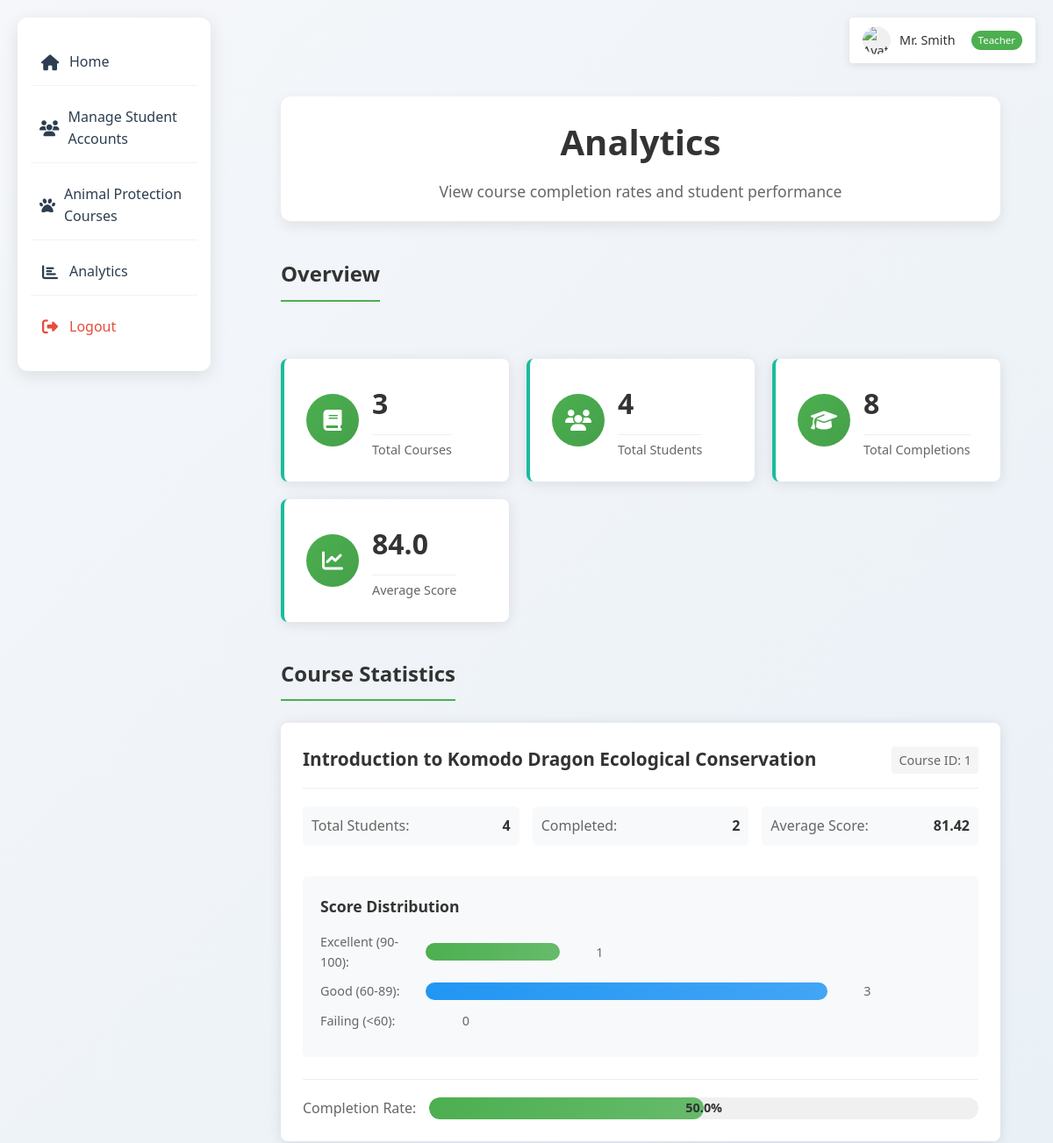
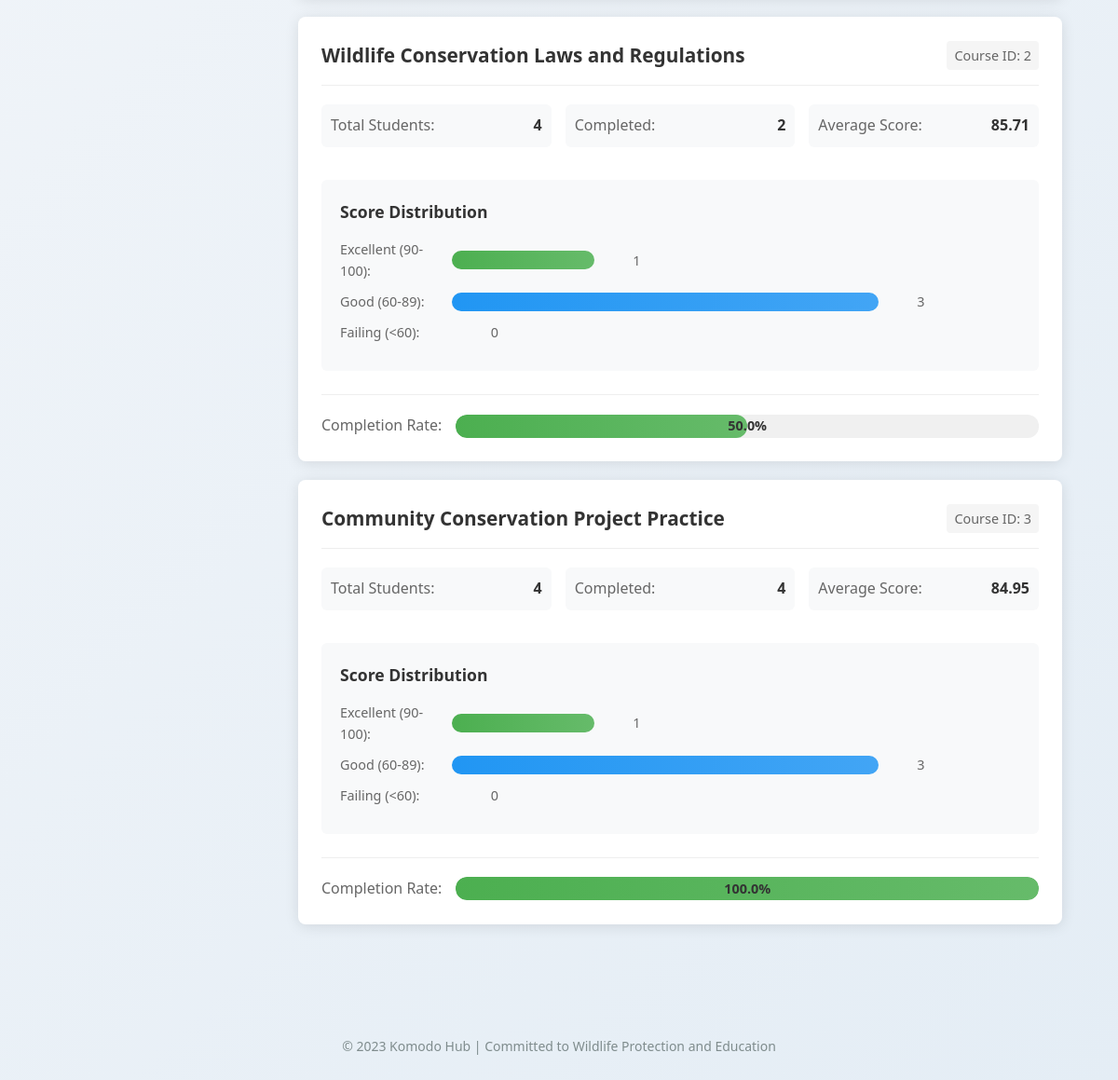
/teacher/analytics (signed in), run on the app's committed database (2 pictures, top to bottom).
### tables this page shows
CREATE TABLE courses (
        id INTEGER PRIMARY KEY AUTOINCREMENT,
        teacher_id INTEGER NOT NULL,
        title TEXT NOT NULL,
        description TEXT,
        created_at TIMESTAMP DEFAULT CURRENT_TIMESTAMP,
        updated_at TIMESTAMP DEFAULT CURRENT_TIMESTAMP,
        FOREIGN KEY (teacher_id) REFERENCES users (id)
    );

### routes/teacher.py (the view)
@teacher_bp.route('/analytics')
def analytics():
    if 'username' not in session or session.get('role') != 'teacher':
        flash('请先登录教师账户。', 'error')
        return redirect(url_for('auth.login'))
    teacher_id = session.get('user_id')
    conn = get_db_connection()
    cursor = conn.cursor()
    try:
        cursor.execute("""
        SELECT
            c.id,
            c.title,
            COUNT(ce.student_id) as total_students,
            COUNT(CASE WHEN ce.status = 'completed' THEN 1 END) as completed_students,
            AVG(ce.score) as average_score,
            COUNT(CASE WHEN ce.score >= 90 THEN 1 END) as excellent_students,
            COUNT(CASE WHEN ce.score >= 60 AND ce.score < 90 THEN 1 END) as good_students,
            COUNT(CASE WHEN ce.score < 60 THEN 1 END) as failing_students
        FROM courses c
        LEFT JOIN course_enrollments ce ON c.id = ce.course_id
        WHERE c.teacher_id = ?
        GROUP BY c.id
        ORDER BY c.created_at DESC
        """, (teacher_id,))
        course_stats = cursor.fetchall()
        cursor.execute("""
        SELECT
            COUNT(DISTINCT c.id) as total_courses,
            COUNT(DISTINCT ce.student_id) as total_students,
            AVG(ce.score) as overall_average_score,
            COUNT(CASE WHEN ce.status = 'completed' THEN 1 END) as total_completions
        FROM courses c
        LEFT JOIN course_enrollments ce ON c.id = ce.course_id
        WHERE c.teacher_id = ?
        """, (teacher_id,))
        overall_stats = cursor.fetchone()
    except Exception as e:
        print(f"获取统计数据错误: {e}")
        course_stats = []
        overall_stats = {
            'total_courses': 0,
            'total_students': 0,
            'overall_average_score': 0,
            'total_completions': 0
        }
    conn.close()
    return render_template('pages/teacher/analytics.html',
                           course_stats=course_stats,
                           overall_stats=overall_stats)

### database/models.py (called while the page is built)
def get_db_connection():
    conn = sqlite3.connect(current_app.config['DATABASE'])
    conn.row_factory = sqlite3.Row
    return conn

### templates/pages/teacher/analytics.html (shortened to what this page needs)
{% extends 'base/base.html' %}
{% block extra_css %}
<link rel="stylesheet" href="{{ url_for('static', filename='css/teacher.css') }}">
{% endblock %}
{% block content %}
<div class="dashboard-container">
    <div class="dashboard-header">
        <h1>Analytics</h1>
        <p>View course completion rates and student performance</p>
    </div>
    <div class="content-section">
        <h2 class="section-title">Overview</h2>
        <div class="stats-overview">
            <div class="stat-card">
                <div class="stat-icon">
                    <i class="fas fa-book"></i>
                </div>
                <div class="stat-content">
                    <h3>{{ overall_stats['total_courses'] or 0 }}</h3>
                    <p>Total Courses</p>
                </div>
            </div>
            <div class="stat-card">
                <div class="stat-icon">
                    <i class="fas fa-users"></i>
                </div>
                <div class="stat-content">
                    <h3>{{ overall_stats['total_students'] or 0 }}</h3>
                    <p>Total Students</p>
                </div>
            </div>
            <div class="stat-card">
                <div class="stat-icon">
                    <i class="fas fa-graduation-cap"></i>
                </div>
                <div class="stat-content">
                    <h3>{{ overall_stats['total_completions'] or 0 }}</h3>
                    <p>Total Completions</p>
                </div>
            </div>
            <div class="stat-card">
                <div class="stat-icon">
                    <i class="fas fa-chart-line"></i>
                </div>
                <div class="stat-content">
                    <h3>{{ "%.1f"|format(overall_stats['overall_average_score'] or 0) }}</h3>
                    <p>Average Score</p>
                </div>
            </div>
        </div>
    </div>
    <div class="content-section">
        <h2 class="section-title">Course Statistics</h2>
        {% if course_stats %}
        <div class="course-analytics-list">
            {% for course in course_stats %}
            <div class="analytics-card">
                <div class="analytics-header">
                    <h3>{{ course['title'] }}</h3>
                    <span class="course-id">Course ID: {{ course['id'] }}</span>
                </div>
                <div class="analytics-content">
                    <div class="stat-row">
                        <div class="stat-item">
                            <span class="stat-label">Total Students:</span>
                            <span class="stat-value">{{ course['total_students'] or 0 }}</span>
                        </div>
                        <div class="stat-item">
                            <span class="stat-label">Completed:</span>
                            <span class="stat-value">{{ course['completed_students'] or 0 }}</span>
                        </div>
                        <div class="stat-item">
                            <span class="stat-label">Average Score:</span>
                            <span class="stat-value">{{ "%.2f"|format(course['average_score'] or 0) }}</span>
                        </div>
                    </div>
                    <div class="score-distribution">
                        <h4>Score Distribution</h4>
                        <div class="distribution-bars">
                            <div class="distribution-item">
                                <span class="dist-label">Excellent (90-100):</span>
                                <div class="dist-bar-container">
                                    <div class="dist-bar excellent" style="width: {{ (course['excellent_students'] / course['total_students'] * 100) if course['total_students'] > 0 else 0 }}%"></div>
                                    <span class="dist-count">{{ course['excellent_students'] or 0 }}</span>
                                </div>
                            </div>
                            <div class="distribution-item">
                                <span class="dist-label">Good (60-89):</span>
                                <div class="dist-bar-container">
                                    <div class="dist-bar good" style="width: {{ (course['good_students'] / course['total_students'] * 100) if course['total_students'] > 0 else 0 }}%"></div>
                                    <span class="dist-count">{{ course['good_students'] or 0 }}</span>
                                </div>
                            </div>
                            <div class="distribution-item">
                                <span class="dist-label">Failing (<60):</span>
                                <div class="dist-bar-container">
                                    <span class="dist-count">{{ course['failing_students'] or 0 }}</span>
                                </div>
                            </div>
                        </div>
                    </div>
                    <div class="completion-rate">
                        <span class="rate-label">Completion Rate:</span>
                        <div class="rate-bar">
                            <div class="rate-progress" style="width: {{ (course['completed_students'] / course['total_students'] * 100) if course['total_students'] > 0 else 0 }}%"></div>
                            <span class="rate-text">{{ "%.1f"|format((course['completed_students'] / course['total_students'] * 100) if course['total_students'] > 0 else 0) }}%</span>
                        </div>
                    </div>
                </div>
            </div>
            {% endfor %}
        </div>
        {% else %}
        <div class="no-data">
            <p>No course statistics available</p>
            <p>Please create courses and have students participate in learning</p>
        </div>
        {% endif %}
    </div>
</div>
{% endblock %}

### static/css/main.css (style rules this page uses)
* { box-sizing: border-box; margin: 0; padding: 0; }
body { font-family: 'Segoe UI', Tahoma, Geneva, Verdana, sans-serif; background: linear-gradient(135deg, #f5f7fa 0%, #e4edf5 100%); color: #333; line-height: 1.6; min-height: 100vh; padding: 20px; }
.section-title { font-size: 28px; color: #2c3e50; margin-bottom: 25px; padding-bottom: 15px; border-bottom: 2px solid #1abc9c; display: inline-block; }
.dashboard-container { max-width: 1200px; margin: 0 auto; }
.dashboard-header { text-align: center; margin-bottom: 40px; padding: 20px; background: white; border-radius: 12px; box-shadow: 0 5px 15px rgba(0, 0, 0, 0.08); }
.dashboard-header h1 { color: #2c3e50; margin-bottom: 10px; }
.dashboard-header p { color: #7f8c8d; font-size: 1.1em; }
.stats-overview { margin: 40px 0; }
.stat-card { background: white; border-radius: 12px; padding: 20px; box-shadow: 0 5px 15px rgba(0, 0, 0, 0.08); border-left: 4px solid #1abc9c; }
.stat-card h3 { margin-top: 0; color: #2c3e50; border-bottom: 1px solid #eee; padding-bottom: 10px; }
.stat-item { display: flex; justify-content: space-between; margin-bottom: 10px; }
.stat-label { color: #7f8c8d; font-weight: 500; }
.stat-value { color: #2c3e50; font-weight: 600; }

### data on the page
courses: title "Introduction to Komodo Dragon Ecological Conservation", id "1", course "4", course "2", course "81.42", course "1", course "3", course "0", completed_students "50.0"
courses: title "Wildlife Conservation Laws and Regulations", id "2", course "4", course "85.71", teacher "1", course "3", course "0", completed_students "50.0"
courses: title "Community Conservation Project Practice", id "3", course "4", course "84.95", teacher "1", course "0", completed_students "100.0"

### other printed values
{{ session.full_name or session.username }} "Mr. Smith"
{{ overall_stats['total_courses'] or 0 }} "3"
{{ overall_stats['total_students'] or 0 }} "4"
{{ overall_stats['total_completions'] or 0 }} "8"
{{ "%.1f"|format(overall_stats['overall_average_score'] or 0) }} "84.0"
